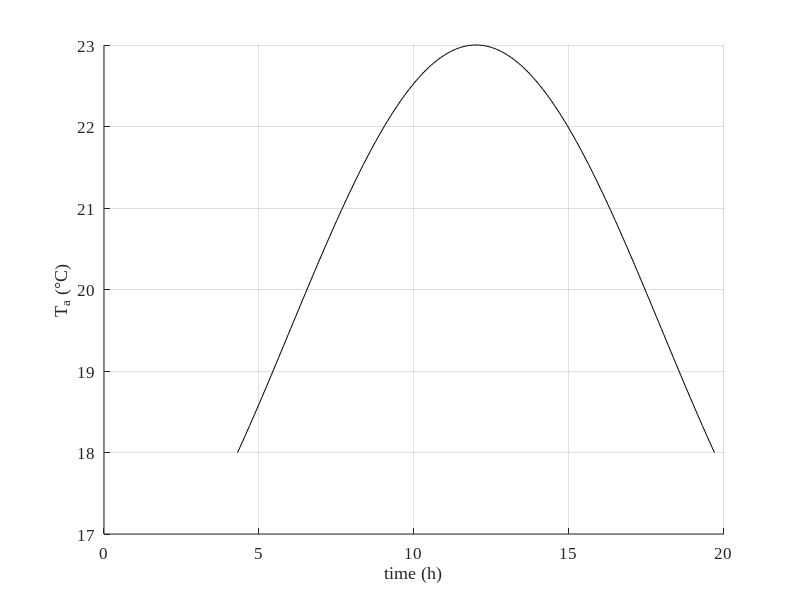
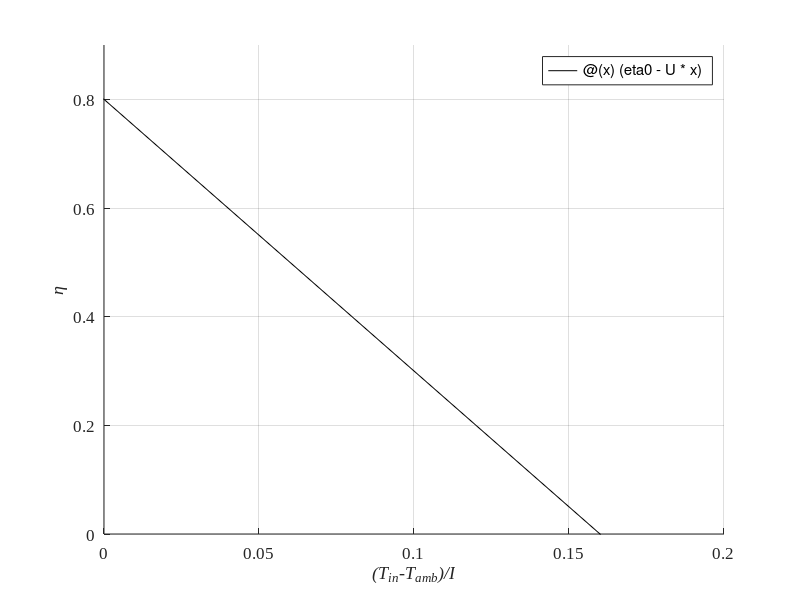
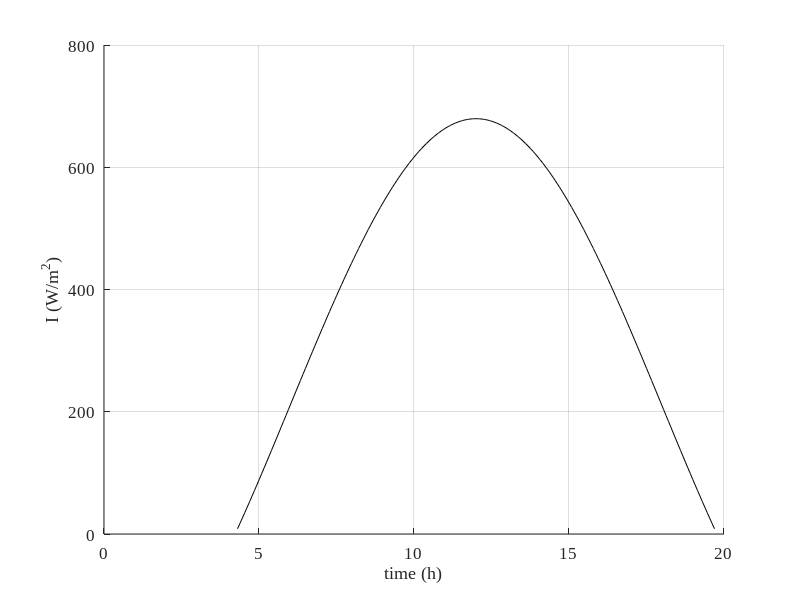
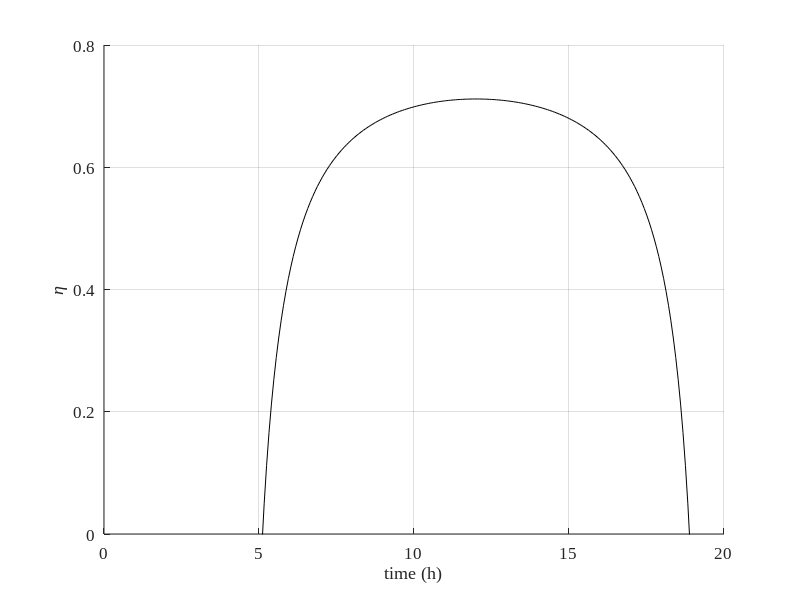

Recreate these plots in MATLAB, in order.
clear; close all; clc

%% location and radiation data

phi = 46*pi/180; % latitude (Trento)
n =  167; %15; % 15 June
delta = 23.45*pi/180*sin(2*pi*(n+284)/365); % declination 
omega_s = acos(-tan(delta)*tan(phi)); % sunset angle
t_sr = -12/pi*omega_s + 12; % sunrise time
t_ss = 12/pi*omega_s + 12; % sunset time
t =linspace(t_sr,t_ss,200)'; % time vector
t = t(2:end-1);
omega = pi/12*(t-12); % vector of hour angles 

Hh_day =  6.47e3; %1.65e3; % % Wh/m^2 daily global irradiation on a horizontal surface  

% ambient temperature
Ta_min = 16; %4; % °C 
Ta_max = 23; %8; % °C 
Ta = (Ta_min+Ta_max)/2 + (-Ta_min+Ta_max)/2*cos(2*pi/24*(t-12));   % temperature profile 

figure(1)
hold on
plot(t,Ta,'k')
grid on
xlabel('time (h)','fontsize',12,'fontname','times new roman')
ylabel('T_a (°C)','fontsize',12,'fontname','times new roman')
set(gca,'fontsize',12,'fontname','times new roman')
set(gcf,'color','w')

%% flat plate collector features

A = 1.5; % m^2
eta0 = 0.8;
U = 5; % W/(m^2*K)

% fixed in/out water temp
Tin = 35; % °C
Tout = 45; % °C
% mains'water temperature
Tmains = 10; % °C
c = 4200; % J/(kg*K) water specific heat capacity

figure(2)
hold on
fplot(@(x)(eta0-U*x),'k')
grid on
xlim([0 0.2])
ylim([0 0.9])
xlabel('\it(T_{in}-T_{amb})/I','fontsize',12,'fontname','times new roman')
ylabel('\it\eta','fontsize',12,'fontname','times new roman')
set(gca,'fontsize',12,'fontname','times new roman')
set(gcf,'color','w')

%% profile of hourly radiation - simplified method! 
% we assume that the hourly profile of the radiation follows the same trend
% as the extraterrestrial radiaiton (in fact, this is not exactly the case because
% of beam/diffuse contributions)

cos_thetaz = sin(delta)*sin(phi) + cos(delta)*cos(phi)*cos(omega);
Iavg = Hh_day./trapz(t,(cos_thetaz)); % W/m^2
I = Iavg * (cos_thetaz); 
% trapz(t,I)

figure(3)
hold on
plot(t,I,'k')
grid on
xlabel('time (h)','fontsize',12,'fontname','times new roman')
ylabel('I (W/m^2)','fontsize',12,'fontname','times new roman')
set(gca,'fontsize',12,'fontname','times new roman')
set(gcf,'color','w')
ylim([0 800])

%% Collector productivity

% collector hourly efficiency
eta = eta0 - U*(Tin-Ta)./I;

figure(4)
hold on
plot(t,eta,'k')
grid on
xlabel('time (h)','fontsize',12,'fontname','times new roman')
ylabel('\it\eta','fontsize',12,'fontname','times new roman')
set(gca,'fontsize',12,'fontname','times new roman')
set(gcf,'color','w')
ylim([0 0.8])

ind = find(eta>0);

%  profile of harvested power
figure(5)
hold on
plot(t(ind),I(ind).*eta(ind)*A,'k')
grid on
xlabel('time (h)','fontsize',12,'fontname','times new roman')
ylabel('Power (W)','fontsize',12,'fontname','times new roman')
set(gca,'fontsize',12,'fontname','times new roman')
set(gcf,'color','w')

% energy positively harvested (cumulative)
Energy = 3600*cumtrapz(t(ind),I(ind).*eta(ind)*A); % J 

% Amount of water heated up (from Tin to Tout)
Mh2o = Energy(end)/(c*(Tout-Tin))

% Amount of water heated up (from Tmains to Tout)
Mh2o_m = Energy(end)/(c*(Tout-Tmains))
